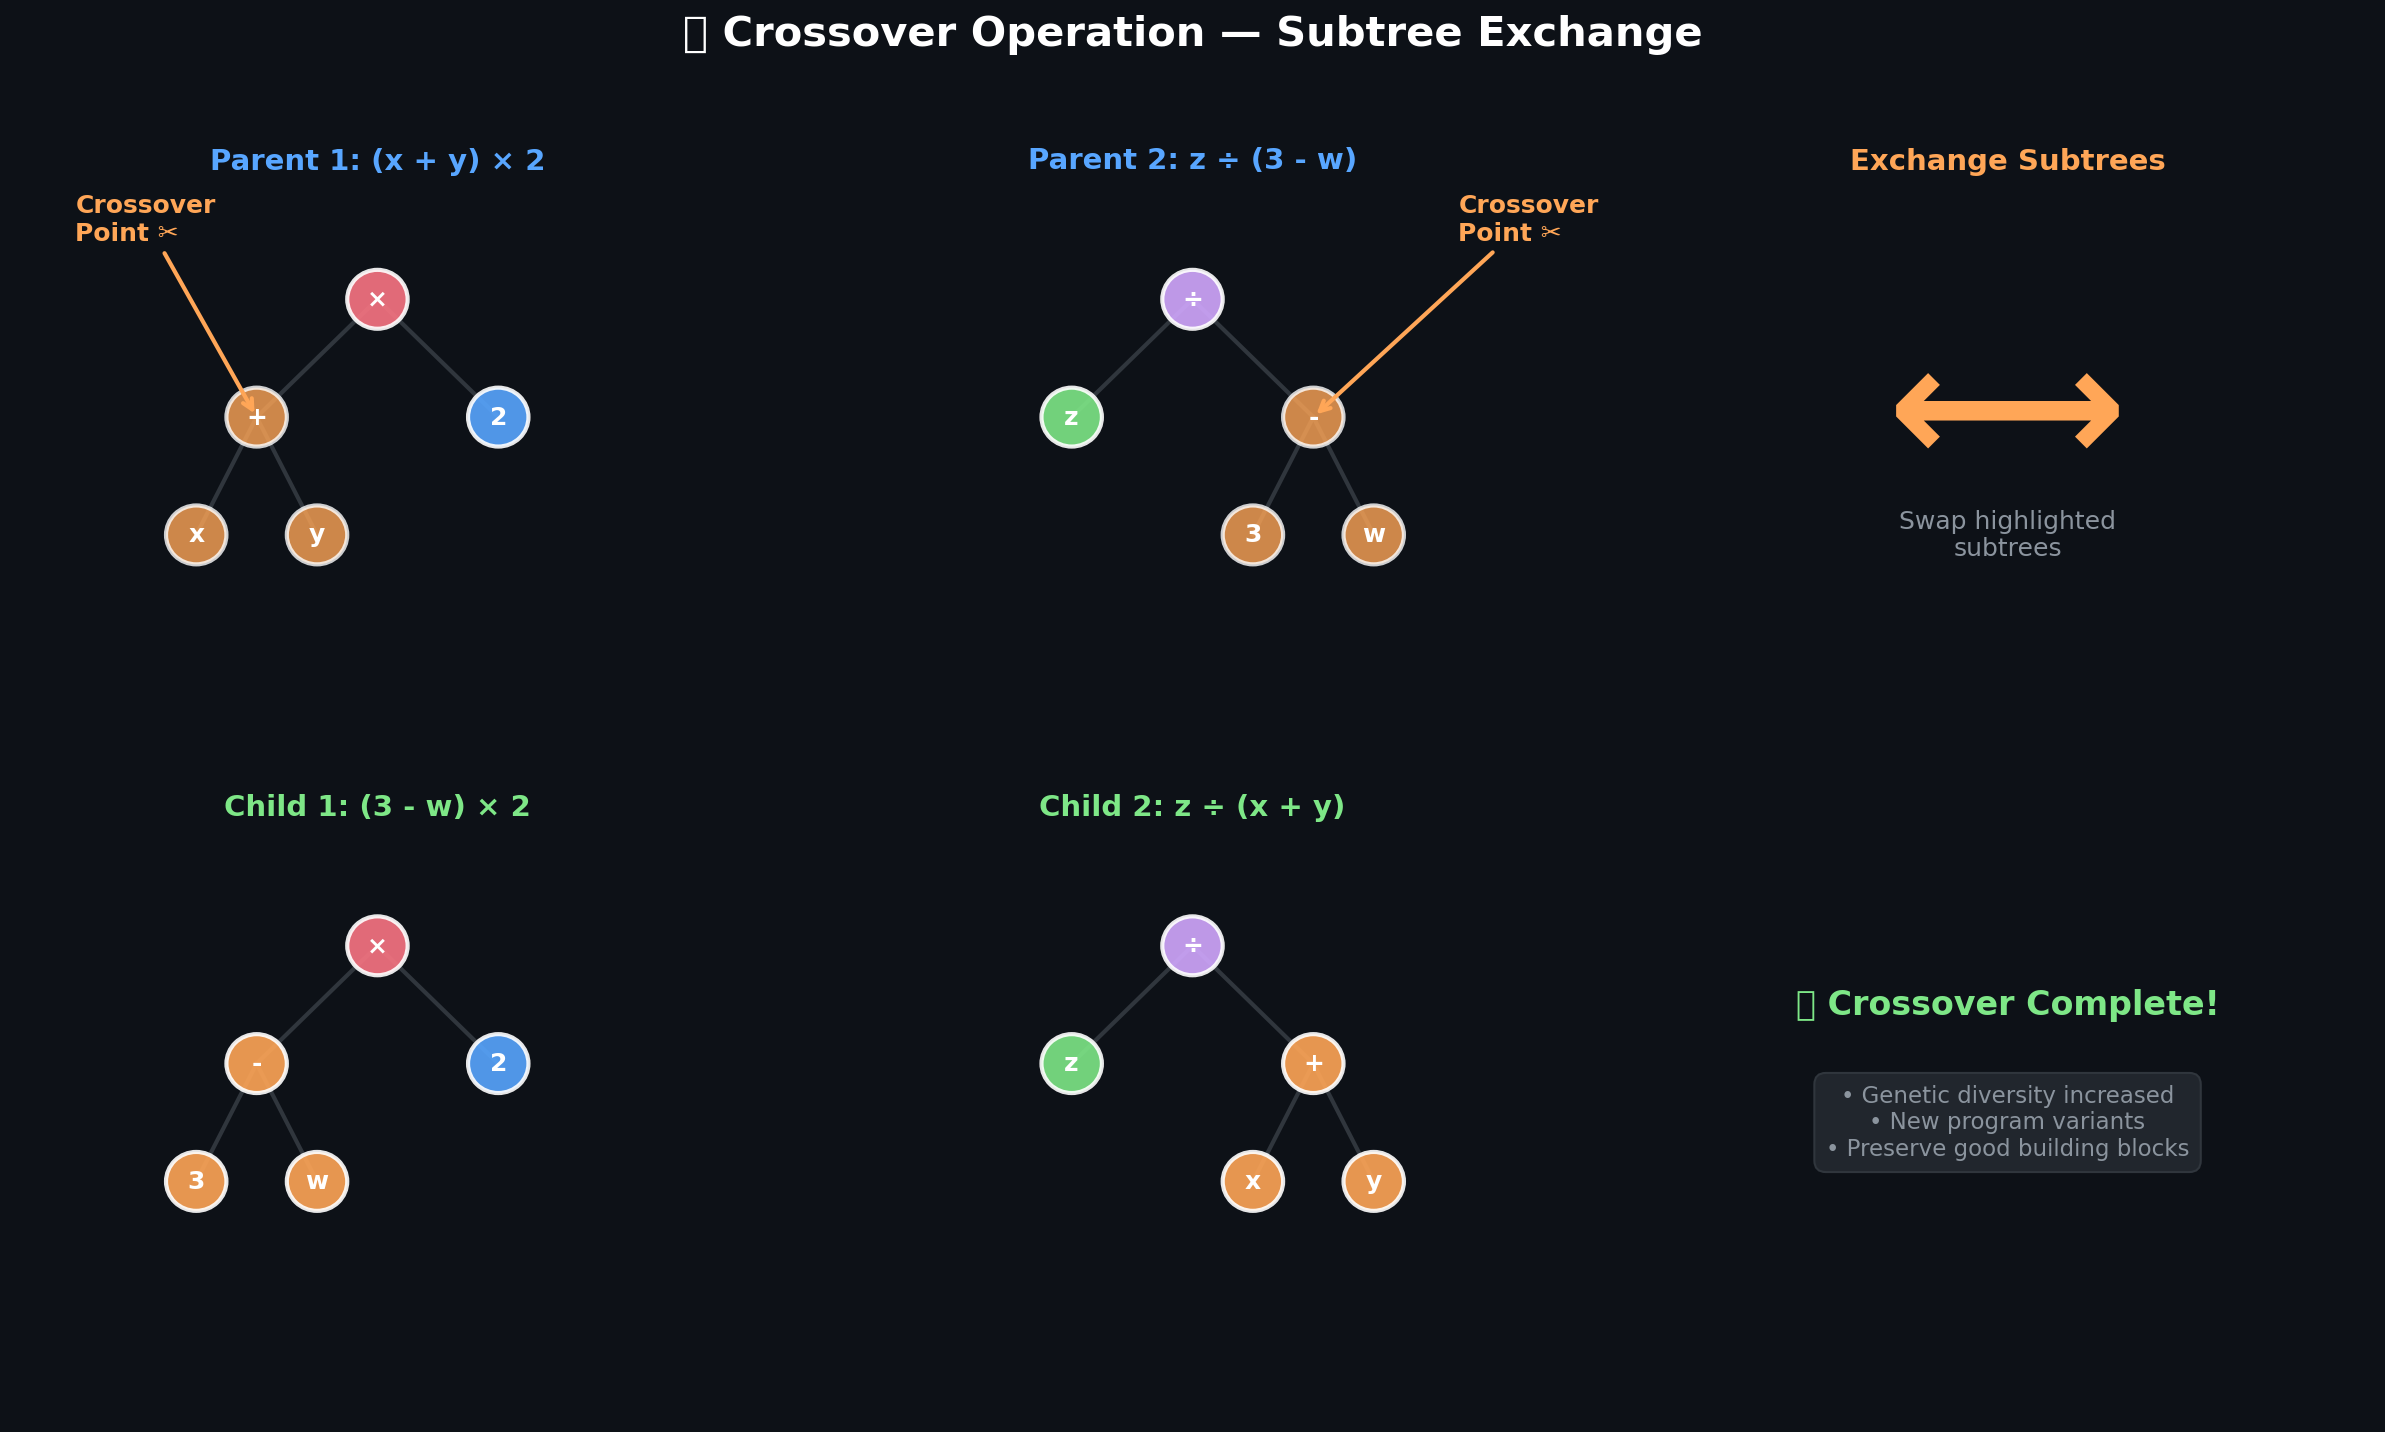

Generate this figure with Python:
#!/usr/bin/env python3
"""Visualize genetic programming crossover operation."""

import numpy as np
import matplotlib.pyplot as plt
from matplotlib.patches import Circle, FancyBboxPatch, Rectangle
import os

def create_crossover_demo():
    """Show how crossover works with two parent ASTs."""
    fig, axes = plt.subplots(2, 3, figsize=(16, 10), facecolor='#0d1117')
    fig.suptitle('🧬 Crossover Operation — Subtree Exchange', 
                 fontsize=20, fontweight='bold', color='white', y=0.95)
    
    for row in axes:
        for ax in row:
            ax.set_facecolor('#0d1117')
            ax.set_xlim(-1, 5)
            ax.set_ylim(-1, 4)
            ax.axis('off')
    
    # Parent 1: (x + y) * 2
    ax = axes[0, 0]
    ax.set_title('Parent 1: (x + y) × 2', color='#58a6ff', fontsize=14, fontweight='bold')
    
    # Draw tree structure
    nodes_p1 = [(2, 3, '×', '#f97583'), (1, 2, '+', '#7ee787'), (3, 2, '2', '#58a6ff'), 
                (0.5, 1, 'x', '#7ee787'), (1.5, 1, 'y', '#7ee787')]
    edges_p1 = [(0,1), (0,2), (1,3), (1,4)]
    
    for parent, child in edges_p1:
        px, py = nodes_p1[parent][0], nodes_p1[parent][1]
        cx, cy = nodes_p1[child][0], nodes_p1[child][1]
        ax.plot([px, cx], [py, cy], color='#30363d', linewidth=2, zorder=1)
    
    for i, (x, y, label, color) in enumerate(nodes_p1):
        # Highlight crossover subtree (node 1: '+')
        if i == 1 or i == 3 or i == 4:  # + node and its children
            circle = Circle((x, y), 0.25, facecolor='#ffa657', edgecolor='white', 
                           linewidth=2, zorder=2, alpha=0.8)
        else:
            circle = Circle((x, y), 0.25, facecolor=color, edgecolor='white', 
                           linewidth=2, zorder=2, alpha=0.9)
        ax.add_patch(circle)
        ax.text(x, y, label, ha='center', va='center', fontsize=12, 
                fontweight='bold', color='white', zorder=3)
    
    # Crossover annotation
    ax.annotate('Crossover\nPoint ✂️', xy=(1, 2), xytext=(-0.5, 3.5),
                color='#ffa657', fontsize=12, fontweight='bold',
                arrowprops=dict(arrowstyle='->', color='#ffa657', lw=2))
    
    # Parent 2: z / (3 - w)  
    ax = axes[0, 1]
    ax.set_title('Parent 2: z ÷ (3 - w)', color='#58a6ff', fontsize=14, fontweight='bold')
    
    nodes_p2 = [(2, 3, '÷', '#d2a8ff'), (1, 2, 'z', '#7ee787'), (3, 2, '-', '#f97583'), 
                (2.5, 1, '3', '#58a6ff'), (3.5, 1, 'w', '#7ee787')]
    edges_p2 = [(0,1), (0,2), (2,3), (2,4)]
    
    for parent, child in edges_p2:
        px, py = nodes_p2[parent][0], nodes_p2[parent][1]
        cx, cy = nodes_p2[child][0], nodes_p2[child][1]
        ax.plot([px, cx], [py, cy], color='#30363d', linewidth=2, zorder=1)
    
    for i, (x, y, label, color) in enumerate(nodes_p2):
        # Highlight crossover subtree (nodes 2,3,4: '- 3 w')
        if i == 2 or i == 3 or i == 4:
            circle = Circle((x, y), 0.25, facecolor='#ffa657', edgecolor='white', 
                           linewidth=2, zorder=2, alpha=0.8)
        else:
            circle = Circle((x, y), 0.25, facecolor=color, edgecolor='white', 
                           linewidth=2, zorder=2, alpha=0.9)
        ax.add_patch(circle)
        ax.text(x, y, label, ha='center', va='center', fontsize=12, 
                fontweight='bold', color='white', zorder=3)
    
    ax.annotate('Crossover\nPoint ✂️', xy=(3, 2), xytext=(4.2, 3.5),
                color='#ffa657', fontsize=12, fontweight='bold',
                arrowprops=dict(arrowstyle='->', color='#ffa657', lw=2))
    
    # Arrow showing swap
    ax = axes[0, 2]
    ax.set_title('Exchange Subtrees', color='#ffa657', fontsize=14, fontweight='bold')
    ax.text(2, 2, '⟷', fontsize=80, ha='center', va='center', color='#ffa657', 
            fontweight='bold')
    ax.text(2, 1, 'Swap highlighted\nsubtrees', ha='center', va='center', 
            color='#8b949e', fontsize=12)
    
    # Child 1: (3 - w) * 2
    ax = axes[1, 0]
    ax.set_title('Child 1: (3 - w) × 2', color='#7ee787', fontsize=14, fontweight='bold')
    
    nodes_c1 = [(2, 3, '×', '#f97583'), (1, 2, '-', '#ffa657'), (3, 2, '2', '#58a6ff'), 
                (0.5, 1, '3', '#ffa657'), (1.5, 1, 'w', '#ffa657')]
    edges_c1 = [(0,1), (0,2), (1,3), (1,4)]
    
    for parent, child in edges_c1:
        px, py = nodes_c1[parent][0], nodes_c1[parent][1]
        cx, cy = nodes_c1[child][0], nodes_c1[child][1]
        ax.plot([px, cx], [py, cy], color='#30363d', linewidth=2, zorder=1)
    
    for x, y, label, color in nodes_c1:
        circle = Circle((x, y), 0.25, facecolor=color, edgecolor='white', 
                       linewidth=2, zorder=2, alpha=0.9)
        ax.add_patch(circle)
        ax.text(x, y, label, ha='center', va='center', fontsize=12, 
                fontweight='bold', color='white', zorder=3)
    
    # Child 2: z / (x + y)
    ax = axes[1, 1]
    ax.set_title('Child 2: z ÷ (x + y)', color='#7ee787', fontsize=14, fontweight='bold')
    
    nodes_c2 = [(2, 3, '÷', '#d2a8ff'), (1, 2, 'z', '#7ee787'), (3, 2, '+', '#ffa657'), 
                (2.5, 1, 'x', '#ffa657'), (3.5, 1, 'y', '#ffa657')]
    edges_c2 = [(0,1), (0,2), (2,3), (2,4)]
    
    for parent, child in edges_c2:
        px, py = nodes_c2[parent][0], nodes_c2[parent][1]
        cx, cy = nodes_c2[child][0], nodes_c2[child][1]
        ax.plot([px, cx], [py, cy], color='#30363d', linewidth=2, zorder=1)
    
    for x, y, label, color in nodes_c2:
        circle = Circle((x, y), 0.25, facecolor=color, edgecolor='white', 
                       linewidth=2, zorder=2, alpha=0.9)
        ax.add_patch(circle)
        ax.text(x, y, label, ha='center', va='center', fontsize=12, 
                fontweight='bold', color='white', zorder=3)
    
    # Result description
    ax = axes[1, 2]
    ax.text(2, 2.5, '✅ Crossover Complete!', ha='center', va='center', 
            color='#7ee787', fontsize=16, fontweight='bold')
    ax.text(2, 1.5, '• Genetic diversity increased\n• New program variants\n• Preserve good building blocks', 
            ha='center', va='center', color='#8b949e', fontsize=11, 
            bbox=dict(boxstyle='round,pad=0.5', facecolor='#21262d', edgecolor='#30363d'))
    
    plt.tight_layout(rect=[0, 0, 1, 0.92])
    
    out = os.path.expanduser('~/.openclaw/workspace/genlang/examples/crossover_demo.png')
    plt.savefig(out, dpi=150, facecolor='#0d1117', bbox_inches='tight')
    plt.close()
    print(f"Saved: {out}")
    return out

if __name__ == '__main__':
    create_crossover_demo()